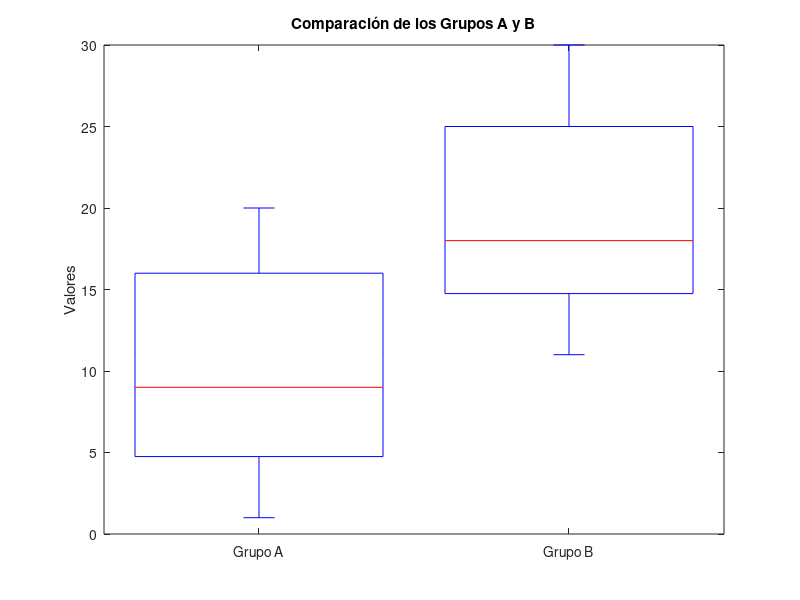

MATLAB code for this plot:
% Prueba Wilcoxon-Mann-Whitney

% Paso 1: Inicialización de datos
% Crear o cargar lo dos conjuntos de datos independientes
grupo_a = randi(20,100,1);
grupo_b = randi(20,100,1) + 10;

% Paso 2: Unión y ordenaminto
grupo_a_ordenado = sort(grupo_a);
grupo_b_ordenado = sort(grupo_b);

union = [grupo_a_ordenado; grupo_b_ordenado];

% Paso 3: Asignación de rangos
rangos = tiedrank(union);

% Paso 4: Sepración de rangos por grupo
rangos_a = rangos(1:length(grupo_a));
rangos_b = rangos(length(grupo_a)+1:end);

% Paso 5: Cálculo del estadístico U
R_a = sum(rangos_a);
R_b = sum(rangos_b);

na = length(grupo_a);
nb = length(grupo_b);

Ua = na*nb+(na*(na+1)/2)-R_a;
Ub = na*nb+(nb*(nb+1)/2)-R_b;

U_observado = min(Ua, Ub);
% Paso 6: Comparación con valor crítio y p_valor
mu_U = (na*nb)/2;
sigma_U = sqrt((na * nb * (na + nb + 1)) / 12);
z = (U_observado - mu_U) / sigma_U;

% calcular p_valor
p_valor = 2 * (1 - normcdf(abs(z)));

% Paso 7: Interpretación
fprintf('\n');
disp('===============PRUEBA DE Wilcoxon-Mann-Whitney==================================');

fprintf('\rResultados:');
fprintf('   \nSuma de los rangos del gurpo A: %.4f', R_a);
fprintf('   \nSuma de los rangos del gurpo B: %.4f', R_b);
fprintf('   \nValor p: %.4f\n', p_valor);
fprintf('   \nEstadístico U observado: %.4f', U_observado);

if p_valor < 0.05
    fprintf('\nSe rechaza la hipótesis nula: hay diferencias significativas entre los grupos.\n');
else
    fprintf('\nNo se rechaza la hipótesis nula: no hay diferencias significativas entre los grupos.\n');
end

% Paso 8: Visualización de los resultados
figure;
boxplot([grupo_a, grupo_b], 'Labels', {'Grupo A', 'Grupo B'});
title('Comparación de los Grupos A y B');
ylabel('Valores');

